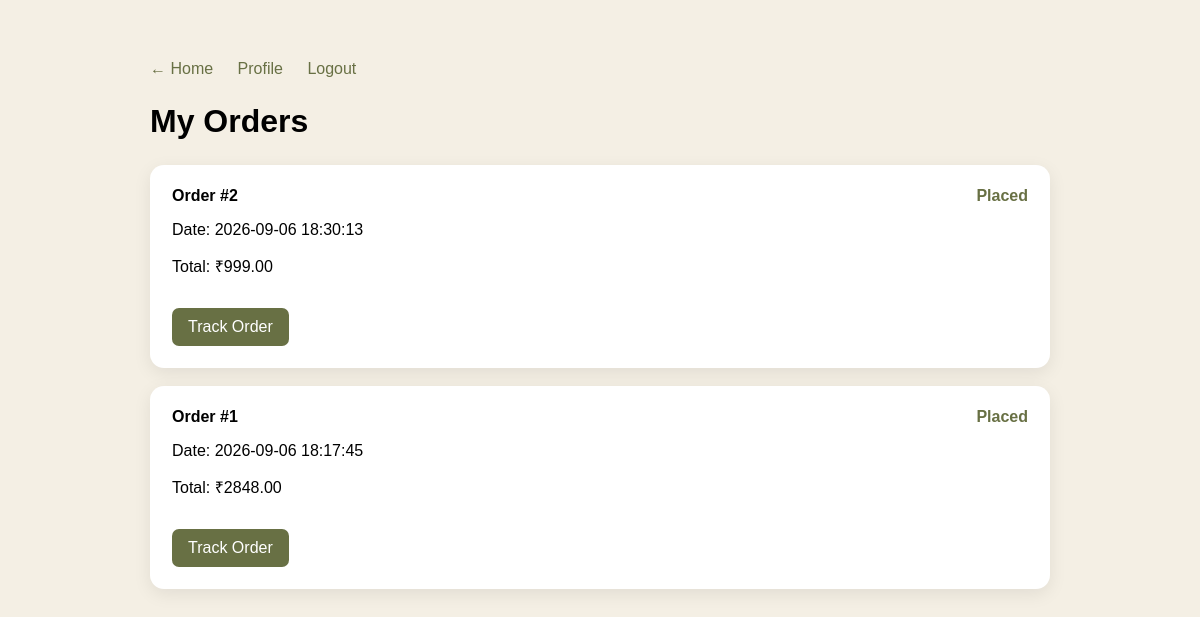
/orders (signed in), run on the app's committed database.
### tables this page shows
CREATE TABLE orders (
            id INTEGER PRIMARY KEY AUTOINCREMENT,
            customer_id INTEGER NOT NULL,
            total_amount REAL NOT NULL,
            status TEXT NOT NULL DEFAULT 'Placed',
            created_at TEXT NOT NULL, customer_order_no INTEGER,
            FOREIGN KEY(customer_id) REFERENCES customers(id)
        );

### app.py (the view)
@app.route("/orders")
def orders():
    if not logged_in():
        return redirect(url_for("login"))
    customer_id = session.get("customer_id")
    conn = get_db()
    try:
        customer = conn.execute("""
            SELECT *
            FROM customers
            WHERE id = ?
        """, (customer_id,)).fetchone()
        if not customer:
            session.clear()
            return redirect(url_for("login"))
        order_rows = conn.execute("""
            SELECT
                id,
                customer_id,
                customer_order_no,
                total_amount,
                status,
                created_at
            FROM orders
            WHERE customer_id = ?
            ORDER BY id DESC
        """, (customer_id,)).fetchall()
        customer_orders = list(order_rows)
        print("----------------------------------------")
        print("MY ORDERS")
        print("Customer ID:", customer_id)
        print(
            "Customer:",
            customer["first_name"],
            customer["last_name"]
        )
        print(
            "Number of Orders:",
            len(customer_orders)
        )
        for order in customer_orders:
            print(
                "Order #",
                order["customer_order_no"],
                "| Database ID:",
                order["id"],
                "| Customer ID:",
                order["customer_id"],
                "| Total:",
                order["total_amount"],
                "| Status:",
                order["status"]
            )
        print("----------------------------------------")
    finally:
        conn.close()
    return render_template(
        "orders.html",
        orders=customer_orders,
        customer=customer
    )

### app.py (called while the page is built)
def get_db():
    conn = sqlite3.connect(DB_NAME)
    conn.row_factory = sqlite3.Row
    return conn

def logged_in():
    return "customer_id" in session

### templates/orders.html (shortened to what this page needs)
<!DOCTYPE html>
<html lang="en">
<head>
</head>
<body>
<div class="container">
    <div class="top-links">
        <a href="/">
            ← Home
        </a>
        <a href="/profile">
            Profile
        </a>
        <a href="/logout">
            Logout
        </a>
    </div>
    <h1>My Orders</h1>
    {% if orders %}
        {% for order in orders %}
<div class="order-card">
    <div class="order-header">
        <strong>Order #{{ order["customer_order_no"] }}</strong>
        <span class="status">
            {{ order["status"] }}
        </span>
    </div>
    <p>
        Date:
        {{ order["created_at"] }}
    </p>
    <p>
        Total:
        ₹{{ "%.2f"|format(order["total_amount"]) }}
    </p>
    <a
        href="/order-tracking?order_id={{ order['id'] }}"
        class="track-button">
        Track Order
    </a>
</div>
        {% endfor %}
    {% endif %}
</div>
</body>
</html>

### templates/orders.html (style rules this page uses)
body { margin: 0; font-family: Arial, sans-serif; background: #f4efe4; }
.container { max-width: 900px; margin: 40px auto; padding: 20px; }
h1 { margin-bottom: 25px; }
.top-links { margin-bottom: 25px; }
.top-links a { color: #687044; text-decoration: none; margin-right: 20px; }
.order-card { background: white; padding: 22px; border-radius: 14px; margin-bottom: 18px; box-shadow: 0 5px 18px rgba(0, 0, 0, 0.08); }
.order-header { display: flex; justify-content: space-between; flex-wrap: wrap; gap: 10px; }
.status { font-weight: bold; color: #687044; }
.track-button { display: inline-block; margin-top: 15px; padding: 10px 16px; background: #687044; color: white; text-decoration: none; border-radius: 7px; }

### data on the page
orders: customer_order_no "2", status "Placed", created_at "2026-09-06 18:30:13", total_amount "999.00"
orders: customer_order_no "1", status "Placed", created_at "2026-09-06 18:17:45", total_amount "2848.00"
